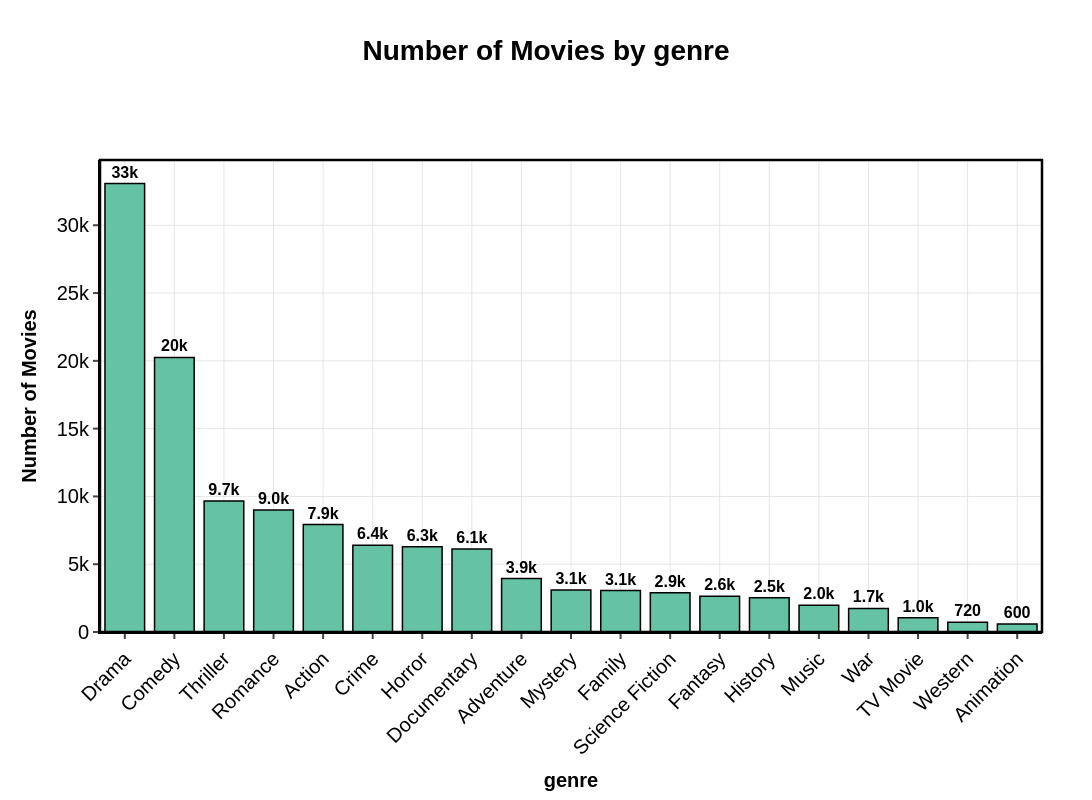

Notebook cell for this chart:
### Code cell
plot_and_export_categorical_distribution(genres, "genre_name", "genre", 300, print_stats=True, filename_prefix="step_1")

### Figure 1 — Plotly figure (JSON) as saved in the notebook; plotly's stock layout.template omitted (floating-point values rounded to 4 significant figures)
{"data": [{"alignmentgroup": "True", "hovertemplate": "grouped=%{x}<br>total=%{text}<extra></extra>", "legendgroup": "Drama", "marker": {"color": "#66C2A5", "line": {"color": "#000000", "width": 1.5}, "pattern": {"shape": ""}}, "name": "Drama", "offsetgroup": "Drama", "orientation": "v", "showlegend": true, "text": [33072], "textangle": 0, "textfont": {"color": "#000000", "size": 16}, "textposition": "outside", "texttemplate": "<b>%{text:.2s}</b>", "type": "bar", "x": ["Drama"], "xaxis": "x", "y": [33072], "yaxis": "y"}, {"alignmentgroup": "True", "hovertemplate": "grouped=%{x}<br>total=%{text}<extra></extra>", "legendgroup": "Comedy", "marker": {"color": "#66C2A5", "line": {"color": "#000000", "width": 1.5}, "pattern": {"shape": ""}}, "name": "Comedy", "offsetgroup": "Comedy", "orientation": "v", "showlegend": true, "text": [20252], "textangle": 0, "textfont": {"color": "#000000", "size": 16}, "textposition": "outside", "texttemplate": "<b>%{text:.2s}</b>", "type": "bar", "x": ["Comedy"], "xaxis": "x", "y": [20252], "yaxis": "y"}, {"alignmentgroup": "True", "hovertemplate": "grouped=%{x}<br>total=%{text}<extra></extra>", "legendgroup": "Thriller", "marker": {"color": "#66C2A5", "line": {"color": "#000000", "width": 1.5}, "pattern": {"shape": ""}}, "name": "Thriller", "offsetgroup": "Thriller", "orientation": "v", "showlegend": true, "text": [9656], "textangle": 0, "textfont": {"color": "#000000", "size": 16}, "textposition": "outside", "texttemplate": "<b>%{text:.2s}</b>", "type": "bar", "x": ["Thriller"], "xaxis": "x", "y": [9656], "yaxis": "y"}, {"alignmentgroup": "True", "hovertemplate": "grouped=%{x}<br>total=%{text}<extra></extra>", "legendgroup": "Romance", "marker": {"color": "#66C2A5", "line": {"color": "#000000", "width": 1.5}, "pattern": {"shape": ""}}, "name": "Romance", "offsetgroup": "Romance", "orientation": "v", "showlegend": true, "text": [8990], "textangle": 0, "textfont": {"color": "#000000", "size": 16}, "textposition": "outside", "texttemplate": "<b>%{text:.2s}</b>", "type": "bar", "x": ["Romance"], "xaxis": "x", "y": [8990], "yaxis": "y"}, {"alignmentgroup": "True", "hovertemplate": "grouped=%{x}<br>total=%{text}<extra></extra>", "legendgroup": "Action", "marker": {"color": "#66C2A5", "line": {"color": "#000000", "width": 1.5}, "pattern": {"shape": ""}}, "name": "Action", "offsetgroup": "Action", "orientation": "v", "showlegend": true, "text": [7922], "textangle": 0, "textfont": {"color": "#000000", "size": 16}, "textposition": "outside", "texttemplate": "<b>%{text:.2s}</b>", "type": "bar", "x": ["Action"], "xaxis": "x", "y": [7922], "yaxis": "y"}, {"alignmentgroup": "True", "hovertemplate": "grouped=%{x}<br>total=%{text}<extra></extra>", "legendgroup": "Crime", "marker": {"color": "#66C2A5", "line": {"color": "#000000", "width": 1.5}, "pattern": {"shape": ""}}, "name": "Crime", "offsetgroup": "Crime", "orientation": "v", "showlegend": true, "text": [6396], "textangle": 0, "textfont": {"color": "#000000", "size": 16}, "textposition": "outside", "texttemplate": "<b>%{text:.2s}</b>", "type": "bar", "x": ["Crime"], "xaxis": "x", "y": [6396], "yaxis": "y"}, {"alignmentgroup": "True", "hovertemplate": "grouped=%{x}<br>total=%{text}<extra></extra>", "legendgroup": "Horror", "marker": {"color": "#66C2A5", "line": {"color": "#000000", "width": 1.5}, "pattern": {"shape": ""}}, "name": "Horror", "offsetgroup": "Horror", "orientation": "v", "showlegend": true, "text": [6285], "textangle": 0, "textfont": {"color": "#000000", "size": 16}, "textposition": "outside", "texttemplate": "<b>%{text:.2s}</b>", "type": "bar", "x": ["Horror"], "xaxis": "x", "y": [6285], "yaxis": "y"}, {"alignmentgroup": "True", "hovertemplate": "grouped=%{x}<br>total=%{text}<extra></extra>", "legendgroup": "Documentary", "marker": {"color": "#66C2A5", "line": {"color": "#000000", "width": 1.5}, "pattern": {"shape": ""}}, "name": "Documentary", "offsetgroup": "Documentary", "orientation": "v", "showlegend": true, "text": [6124], "textangle": 0, "textfont": {"color": "#000000", "size": 16}, "textposition": "outside", "texttemplate": "<b>%{text:.2s}</b>", "type": "bar", "x": ["Documentary"], "xaxis": "x", "y": [6124], "yaxis": "y"}, {"alignmentgroup": "True", "hovertemplate": "grouped=%{x}<br>total=%{text}<extra></extra>", "legendgroup": "Adventure", "marker": {"color": "#66C2A5", "line": {"color": "#000000", "width": 1.5}, "pattern": {"shape": ""}}, "name": "Adventure", "offsetgroup": "Adventure", "orientation": "v", "showlegend": true, "text": [3943], "textangle": 0, "textfont": {"color": "#000000", "size": 16}, "textposition": "outside", "texttemplate": "<b>%{text:.2s}</b>", "type": "bar", "x": ["Adventure"], "xaxis": "x", "y": [3943], "yaxis": "y"}, {"alignmentgroup": "True", "hovertemplate": "grouped=%{x}<br>total=%{text}<extra></extra>", "legendgroup": "Mystery", "marker": {"color": "#66C2A5", "line": {"color": "#000000", "width": 1.5}, "pattern": {"shape": ""}}, "name": "Mystery", "offsetgroup": "Mystery", "orientation": "v", "showlegend": true, "text": [3097], "textangle": 0, "textfont": {"color": "#000000", "size": 16}, "textposition": "outside", "texttemplate": "<b>%{text:.2s}</b>", "type": "bar", "x": ["Mystery"], "xaxis": "x", "y": [3097], "yaxis": "y"}, {"alignmentgroup": "True", "hovertemplate": "grouped=%{x}<br>total=%{text}<extra></extra>", "legendgroup": "Family", "marker": {"color": "#66C2A5", "line": {"color": "#000000", "width": 1.5}, "pattern": {"shape": ""}}, "name": "Family", "offsetgroup": "Family", "orientation": "v", "showlegend": true, "text": [3060], "textangle": 0, "textfont": {"color": "#000000", "size": 16}, "textposition": "outside", "texttemplate": "<b>%{text:.2s}</b>", "type": "bar", "x": ["Family"], "xaxis": "x", "y": [3060], "yaxis": "y"}, {"alignmentgroup": "True", "hovertemplate": "grouped=%{x}<br>total=%{text}<extra></extra>", "legendgroup": "Science Fiction", "marker": {"color": "#66C2A5", "line": {"color": "#000000", "width": 1.5}, "pattern": {"shape": ""}}, "name": "Science Fiction", "offsetgroup": "Science Fiction", "orientation": "v", "showlegend": true, "text": [2895], "textangle": 0, "textfont": {"color": "#000000", "size": 16}, "textposition": "outside", "texttemplate": "<b>%{text:.2s}</b>", "type": "bar", "x": ["Science Fiction"], "xaxis": "x", "y": [2895], "yaxis": "y"}, {"alignmentgroup": "True", "hovertemplate": "grouped=%{x}<br>total=%{text}<extra></extra>", "legendgroup": "Fantasy", "marker": {"color": "#66C2A5", "line": {"color": "#000000", "width": 1.5}, "pattern": {"shape": ""}}, "name": "Fantasy", "offsetgroup": "Fantasy", "orientation": "v", "showlegend": true, "text": [2633], "textangle": 0, "textfont": {"color": "#000000", "size": 16}, "textposition": "outside", "texttemplate": "<b>%{text:.2s}</b>", "type": "bar", "x": ["Fantasy"], "xaxis": "x", "y": [2633], "yaxis": "y"}, {"alignmentgroup": "True", "hovertemplate": "grouped=%{x}<br>total=%{text}<extra></extra>", "legendgroup": "History", "marker": {"color": "#66C2A5", "line": {"color": "#000000", "width": 1.5}, "pattern": {"shape": ""}}, "name": "History", "offsetgroup": "History", "orientation": "v", "showlegend": true, "text": [2534], "textangle": 0, "textfont": {"color": "#000000", "size": 16}, "textposition": "outside", "texttemplate": "<b>%{text:.2s}</b>", "type": "bar", "x": ["History"], "xaxis": "x", "y": [2534], "yaxis": "y"}, {"alignmentgroup": "True", "hovertemplate": "grouped=%{x}<br>total=%{text}<extra></extra>", "legendgroup": "Music", "marker": {"color": "#66C2A5", "line": {"color": "#000000", "width": 1.5}, "pattern": {"shape": ""}}, "name": "Music", "offsetgroup": "Music", "orientation": "v", "showlegend": true, "text": [1978], "textangle": 0, "textfont": {"color": "#000000", "size": 16}, "textposition": "outside", "texttemplate": "<b>%{text:.2s}</b>", "type": "bar", "x": ["Music"], "xaxis": "x", "y": [1978], "yaxis": "y"}, {"alignmentgroup": "True", "hovertemplate": "grouped=%{x}<br>total=%{text}<extra></extra>", "legendgroup": "War", "marker": {"color": "#66C2A5", "line": {"color": "#000000", "width": 1.5}, "pattern": {"shape": ""}}, "name": "War", "offsetgroup": "War", "orientation": "v", "showlegend": true, "text": [1738], "textangle": 0, "textfont": {"color": "#000000", "size": 16}, "textposition": "outside", "texttemplate": "<b>%{text:.2s}</b>", "type": "bar", "x": ["War"], "xaxis": "x", "y": [1738], "yaxis": "y"}, {"alignmentgroup": "True", "hovertemplate": "grouped=%{x}<br>total=%{text}<extra></extra>", "legendgroup": "TV Movie", "marker": {"color": "#66C2A5", "line": {"color": "#000000", "width": 1.5}, "pattern": {"shape": ""}}, "name": "TV Movie", "offsetgroup": "TV Movie", "orientation": "v", "showlegend": true, "text": [1044], "textangle": 0, "textfont": {"color": "#000000", "size": 16}, "textposition": "outside", "texttemplate": "<b>%{text:.2s}</b>", "type": "bar", "x": ["TV Movie"], "xaxis": "x", "y": [1044], "yaxis": "y"}, {"alignmentgroup": "True", "hovertemplate": "grouped=%{x}<br>total=%{text}<extra></extra>", "legendgroup": "Western", "marker": {"color": "#66C2A5", "line": {"color": "#000000", "width": 1.5}, "pattern": {"shape": ""}}, "name": "Western", "offsetgroup": "Western", "orientation": "v", "showlegend": true, "text": [716], "textangle": 0, "textfont": {"color": "#000000", "size": 16}, "textposition": "outside", "texttemplate": "<b>%{text:.2s}</b>", "type": "bar", "x": ["Western"], "xaxis": "x", "y": [716], "yaxis": "y"}, {"alignmentgroup": "True", "hovertemplate": "grouped=%{x}<br>total=%{text}<extra></extra>", "legendgroup": "Animation", "marker": {"color": "#66C2A5", "line": {"color": "#000000", "width": 1.5}, "pattern": {"shape": ""}}, "name": "Animation", "offsetgroup": "Animation", "orientation": "v", "showlegend": true, "text": [595], "textangle": 0, "textfont": {"color": "#000000", "size": 16}, "textposition": "outside", "texttemplate": "<b>%{text:.2s}</b>", "type": "bar", "x": ["Animation"], "xaxis": "x", "y": [595], "yaxis": "y"}], "layout": {"bargap": 0.2, "barmode": "relative", "font": {"color": "#000000", "family": "Arial", "size": 20}, "height": 800, "legend": {"bgcolor": "rgba(255, 255, 255, 0.8)", "bordercolor": "#000000", "borderwidth": 2.5, "font": {"size": 20}, "orientation": "h", "title": {"text": "grouped"}, "tracegroupgap": 0, "x": 1, "xanchor": "right", "y": 1.02, "yanchor": "bottom"}, "margin": {"b": 80, "l": 100, "r": 50, "t": 160}, "paper_bgcolor": "white", "plot_bgcolor": "white", "shapes": [{"fillcolor": "rgba(0,0,0,0)", "line": {"color": "#000000", "width": 2.5}, "type": "rect", "x0": 0, "x1": 1, "xref": "paper", "y0": 0, "y1": 1, "yref": "paper"}], "showlegend": false, "title": {"font": {"color": "#000000", "size": 28}, "text": "<b>Number of Movies by genre</b>", "x": 0.5, "xanchor": "center", "y": 0.95, "yanchor": "top"}, "width": 1200, "xaxis": {"anchor": "y", "categoryarray": ["Drama", "Comedy", "Thriller", "Romance", "Action", "Crime", "Horror", "Documentary", "Adventure", "Mystery", "Family", "Science Fiction", "Fantasy", "History", "Music", "War", "TV Movie", "Western", "Animation"], "categoryorder": "array", "domain": [0, 1], "gridcolor": "#E5E5E5", "gridwidth": 1, "linecolor": "#000000", "linewidth": 2, "showgrid": true, "tickangle": -45, "tickfont": {"size": 20}, "ticks": "outside", "tickwidth": 2, "title": {"font": {"color": "#000000", "size": 20}, "text": "<b>genre</b>"}}, "yaxis": {"anchor": "x", "domain": [0, 1], "gridcolor": "#E5E5E5", "gridwidth": 1, "linecolor": "#000000", "linewidth": 2, "showgrid": true, "tickfont": {"size": 20}, "ticks": "outside", "tickwidth": 2, "title": {"font": {"color": "#000000", "size": 20}, "text": "<b>Number of Movies</b>"}, "type": "linear", "zeroline": true, "zerolinecolor": "#000000", "zerolinewidth": 2}}}
